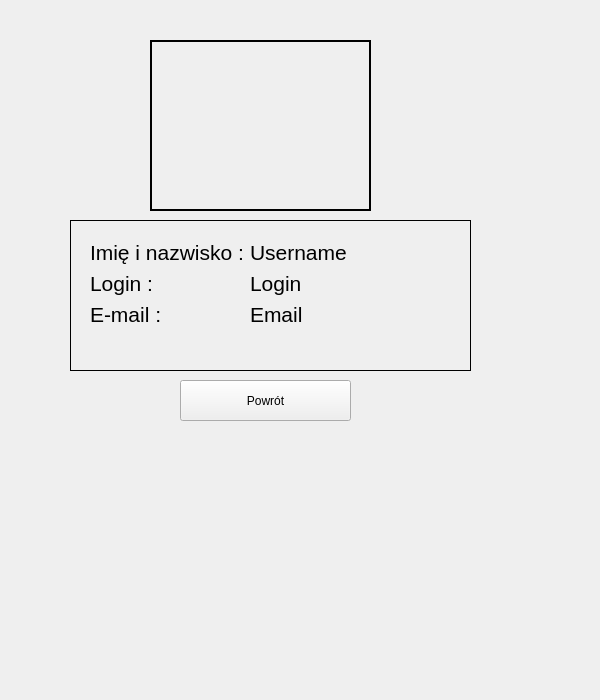
<?xml version="1.0" encoding="UTF-8"?>
<ui version="4.0">
 <class>AccountDetails</class>
 <widget class="QWidget" name="AccountDetails">
  <property name="geometry">
   <rect>
    <x>0</x>
    <y>0</y>
    <width>600</width>
    <height>700</height>
   </rect>
  </property>
  <property name="minimumSize">
   <size>
    <width>600</width>
    <height>700</height>
   </size>
  </property>
  <property name="windowTitle">
   <string>Form</string>
  </property>
  <widget class="QPushButton" name="BackButton">
   <property name="geometry">
    <rect>
     <x>180</x>
     <y>380</y>
     <width>171</width>
     <height>41</height>
    </rect>
   </property>
   <property name="text">
    <string>Powrót</string>
   </property>
  </widget>
  <widget class="QFrame" name="frame">
   <property name="geometry">
    <rect>
     <x>70</x>
     <y>220</y>
     <width>401</width>
     <height>151</height>
    </rect>
   </property>
   <property name="frameShape">
    <enum>QFrame::Shape::Panel</enum>
   </property>
   <property name="frameShadow">
    <enum>QFrame::Shadow::Plain</enum>
   </property>
   <widget class="QWidget" name="formLayoutWidget">
    <property name="geometry">
     <rect>
      <x>20</x>
      <y>20</y>
      <width>361</width>
      <height>114</height>
     </rect>
    </property>
    <layout class="QFormLayout" name="formLayout">
     <item row="0" column="0">
      <widget class="QLabel" name="label_2">
       <property name="font">
        <font>
         <pointsize>16</pointsize>
        </font>
       </property>
       <property name="text">
        <string>Imię i nazwisko :</string>
       </property>
      </widget>
     </item>
     <item row="0" column="1">
      <widget class="QLabel" name="UserFullNameText">
       <property name="sizePolicy">
        <sizepolicy hsizetype="Preferred" vsizetype="Fixed">
         <horstretch>0</horstretch>
         <verstretch>0</verstretch>
        </sizepolicy>
       </property>
       <property name="maximumSize">
        <size>
         <width>200</width>
         <height>16777215</height>
        </size>
       </property>
       <property name="font">
        <font>
         <pointsize>16</pointsize>
        </font>
       </property>
       <property name="text">
        <string>Username</string>
       </property>
      </widget>
     </item>
     <item row="1" column="0">
      <widget class="QLabel" name="label_3">
       <property name="font">
        <font>
         <pointsize>16</pointsize>
        </font>
       </property>
       <property name="text">
        <string>Login :</string>
       </property>
      </widget>
     </item>
     <item row="1" column="1">
      <widget class="QLabel" name="UserLoginText">
       <property name="sizePolicy">
        <sizepolicy hsizetype="Preferred" vsizetype="Preferred">
         <horstretch>0</horstretch>
         <verstretch>0</verstretch>
        </sizepolicy>
       </property>
       <property name="font">
        <font>
         <pointsize>16</pointsize>
        </font>
       </property>
       <property name="text">
        <string>Login</string>
       </property>
      </widget>
     </item>
     <item row="2" column="0">
      <widget class="QLabel" name="label_4">
       <property name="font">
        <font>
         <pointsize>16</pointsize>
        </font>
       </property>
       <property name="text">
        <string>E-mail :</string>
       </property>
      </widget>
     </item>
     <item row="2" column="1">
      <widget class="QLabel" name="UserEmailText">
       <property name="font">
        <font>
         <pointsize>16</pointsize>
        </font>
       </property>
       <property name="text">
        <string>Email</string>
       </property>
      </widget>
     </item>
    </layout>
   </widget>
  </widget>
  <widget class="QFrame" name="frame_2">
   <property name="geometry">
    <rect>
     <x>150</x>
     <y>40</y>
     <width>221</width>
     <height>171</height>
    </rect>
   </property>
   <property name="frameShape">
    <enum>QFrame::Shape::WinPanel</enum>
   </property>
   <property name="frameShadow">
    <enum>QFrame::Shadow::Plain</enum>
   </property>
   <widget class="QLabel" name="label">
    <property name="geometry">
     <rect>
      <x>30</x>
      <y>0</y>
      <width>171</width>
      <height>161</height>
     </rect>
    </property>
    <property name="text">
     <string/>
    </property>
    <property name="pixmap">
     <pixmap resource="AppResources.qrc">:/resources/AccountProfileDefault.png</pixmap>
    </property>
    <property name="scaledContents">
     <bool>true</bool>
    </property>
    <property name="alignment">
     <set>Qt::AlignmentFlag::AlignCenter</set>
    </property>
   </widget>
  </widget>
 </widget>
 <resources>
  <include location="AppResources.qrc"/>
 </resources>
 <connections/>
</ui>
